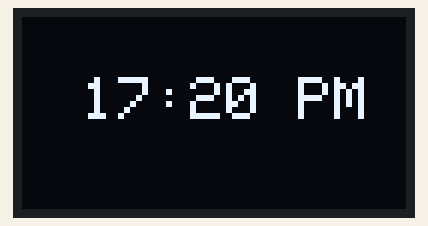
Recording of a sketch running on a simulated Arduino Uno, built with avr-gcc and run on an emulated ATmega328P. Parts: 128×64 one-colour display.

Above: at 0.1 s.

The sketch:

OLED_Display.ino
```cpp
#include <Wire.h>
#include <Adafruit_GFX.h>
#include <Adafruit_SSD1306.h>

#define OLED_ADDR   0x3C
Adafruit_SSD1306 display(128, 64, &Wire, -1);

void setup() {
  display.begin(SSD1306_SWITCHCAPVCC, OLED_ADDR);
  display.clearDisplay();
  display.setTextColor(WHITE);
  display.setTextSize(2.5);
  display.setCursor(20, 20);
  display.println("17:20 PM");
  display.display();
}

void loop() {}
```
